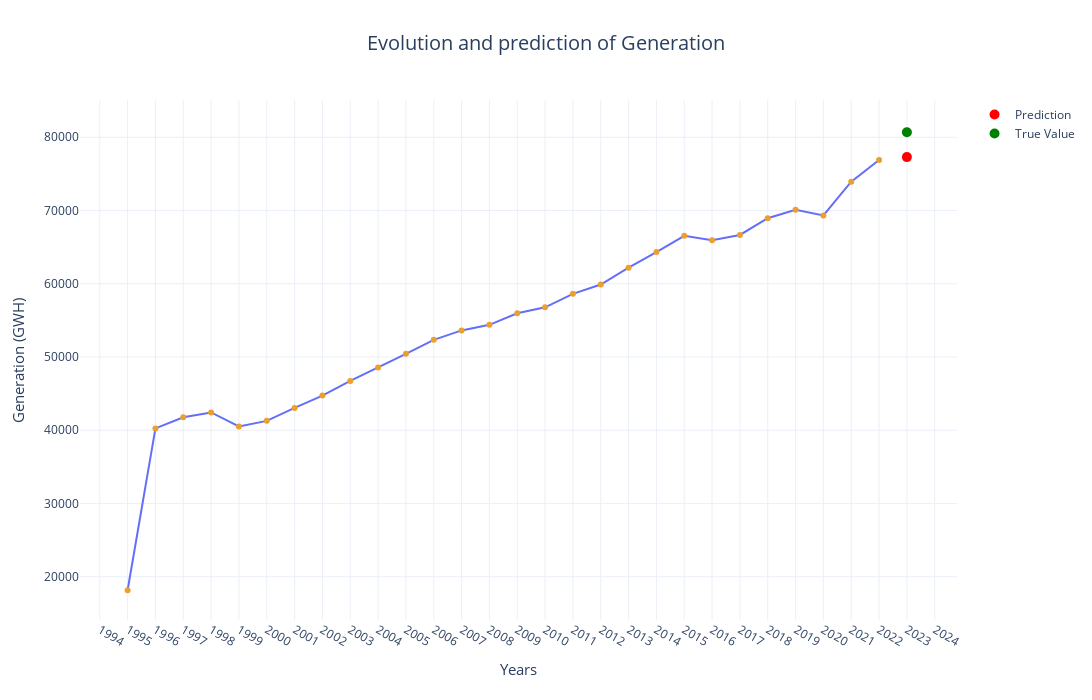

The cell this chart's notebook holds for it:
### Markdown cell above
# Linear Regression Model for Predicting Future Generation Values

### Code cell
temp_reg=LinearRegression()
#df=df.loc[df["Year"] >1995]
data=yearlygeneration.groupby("Fecha").sum(numeric_only=True).reset_index()
temp_reg.fit(np.array(data["Fecha"]).reshape(-1,1),np.array(data["Total"]).reshape(-1,1))
prediccion= temp_reg.predict(np.array(2023).reshape(1,-1)).item()
#fig = px.scatter(data, x='Fecha', y='Total', title='Evolution and prediction of Generation',
    #             labels={'Fecha': 'Years', 'Total': 'Generation (GWH)'})
fig =px.line(data, x='Fecha', y='Total', title='Evolution and prediction of Generation',
                 labels={'Fecha': 'Years', 'Total': 'Generation (GWH)'},markers=True)
fig.update_traces(marker=dict(color='#EBA02E'))

# Add the prediction point
fig.add_trace(go.Scatter(
    x=[2023], y=[prediccion],
    mode='markers', name='Prediction',
    marker=dict(color='red', size=10)
))

# Add the true value point
fig.add_trace(go.Scatter(
    x=[2023], y=[80687.35],
    mode='markers', name='True Value',
    marker=dict(color='green', size=10)
))

# Update the layout
fig.update_layout(
    xaxis=dict(tickmode='linear'),
    yaxis=dict(tickformat=".0f"),
    template='plotly_white',
    title=dict(font=dict(size=20), x=0.5,  # Centrar el título
        xanchor='center',),
    xaxis_title=dict(font=dict(size=15)),
    yaxis_title=dict(font=dict(size=15)),
    legend=dict(font=dict(size=12)),width=1400,height=700
)

# Show the plot
fig.show()
print(f"The value predicted by the linear regression model is {round(prediccion,2)} GWh (shown in red on the graph), while the actual value is 80,687.35 GWh (shown in green).")
print(f"the difference between the predicted value and the true value is: {round((80687.35-prediccion)/80687.35*100,2)} %")

### Figure 1 — Plotly figure (JSON) as saved in the notebook; plotly's stock layout.template omitted (floating-point values rounded to 4 significant figures)
{"data": [{"hovertemplate": "Years=%{x}<br>Generation (GWH)=%{y}<extra></extra>", "legendgroup": "", "line": {"color": "#636efa", "dash": "solid"}, "marker": {"color": "#EBA02E", "symbol": "circle"}, "mode": "lines+markers", "name": "", "orientation": "v", "showlegend": false, "type": "scatter", "x": [1995, 1996, 1997, 1998, 1999, 2000, 2001, 2002, 2003, 2004, 2005, 2006, 2007, 2008, 2009, 2010, 2011, 2012, 2013, 2014, 2015, 2016, 2017, 2018, 2019, 2020, 2021, 2022], "xaxis": "x", "y": [18148, 40249, 41768, 42422, 40514, 41277, 43048, 44734, 46735, 48563, 50431, 52340, 53627, 54395, 55965, 56787, 58621, 59891, 62197, 64328, 66548, 65943, 66667, 68947, 70114, 69324, 73933, 76908], "yaxis": "y"}, {"marker": {"color": "red", "size": 10}, "mode": "markers", "name": "Prediction", "type": "scatter", "x": [2023], "y": [77290.0]}, {"marker": {"color": "green", "size": 10}, "mode": "markers", "name": "True Value", "type": "scatter", "x": [2023], "y": [80690.0]}], "layout": {"height": 700, "legend": {"font": {"size": 12}, "tracegroupgap": 0}, "title": {"font": {"size": 20}, "text": "Evolution and prediction of Generation", "x": 0.5, "xanchor": "center"}, "width": 1400, "xaxis": {"anchor": "y", "domain": [0, 1], "tickmode": "linear", "title": {"font": {"size": 15}, "text": "Years"}}, "yaxis": {"anchor": "x", "domain": [0, 1], "tickformat": ".0f", "title": {"font": {"size": 15}, "text": "Generation (GWH)"}}}}
